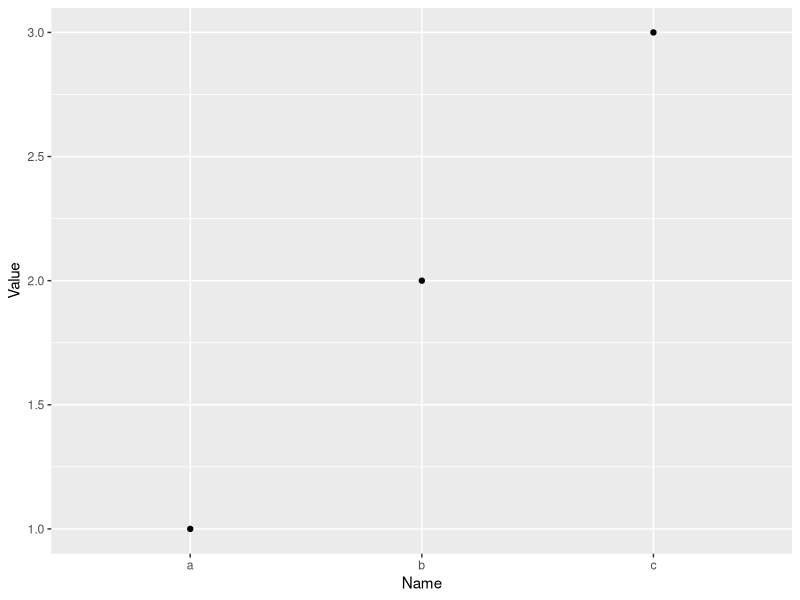
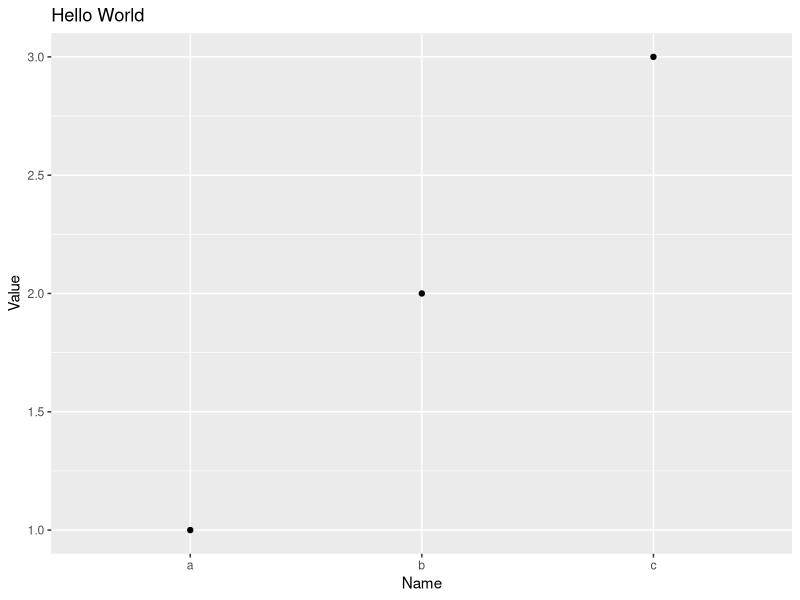
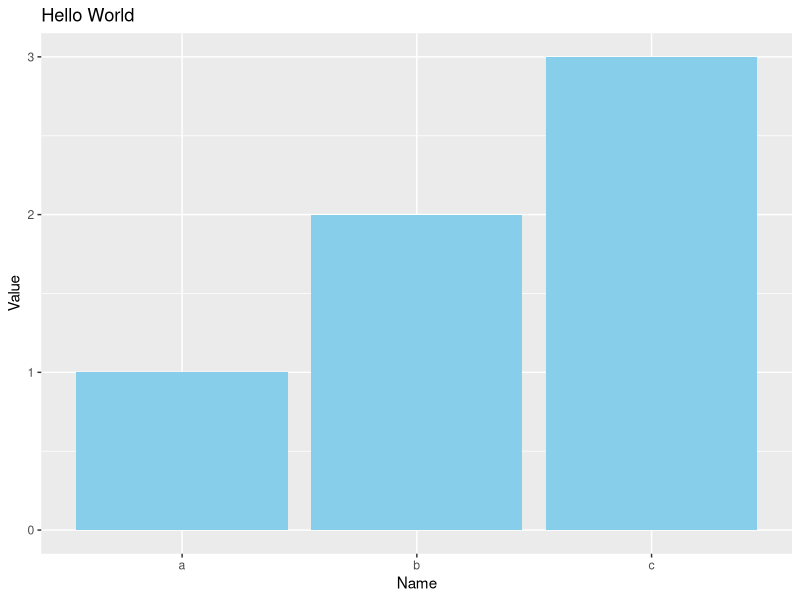

Write the R code that produced these figures, in order.
# Install the ggplot2 package
install.packages("ggplot2")

# Load the ggplot2 package
library(ggplot2)

# Create a data frame
df <- data.frame(
    Name = c("a", "b", "c"),
    Value = c(1, 2, 3))

# Plot with defaults
ggplot(
    data = df, 
    aes(
        x = Name, 
        y = Value)) +
    geom_point()

# Plot with parameters
ggplot(
    data = df, 
    aes(
        x = Name, 
        y = Value)) +
    geom_point() +
    ggtitle("Hello World") +
    xlab("Name") +
    ylab("Value")

# Create a bar chart
ggplot(
    data = df, 
    aes(
        x = Name, 
        y = Value)) +
    geom_bar(
        stat = "identity", 
        fill = "skyblue") +
    ggtitle("Hello World") +
    xlab("Name") +
    ylab("Value")

# View the help files
?ggplot

?aes

?geom_bar

?ggtitle
